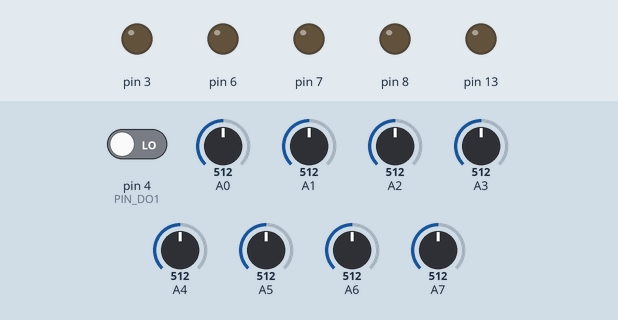
This sketch was run on a simulated Arduino Nano, built with avr-gcc and run on an emulated ATmega328P. Shown: output pins drawn as LEDs (lit = HIGH). Inputs (shaded band) come from the test bench; at power-on: pin 4 (PIN_DO1) LOW, A0 = 512, A1 = 512, A2 = 512, A3 = 512, A4 = 512, A5 = 512, A6 = 512, A7 = 512.

Above: at 0.1 s.
At 5.1 s:
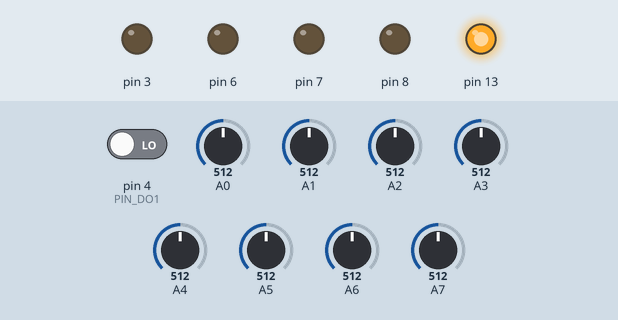
Timing chart, 0 to 8.5 s (numbered marks = the images above):
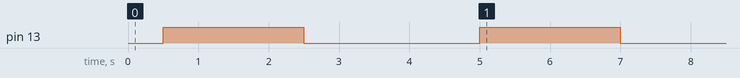

The sketch:

CODE_THAY_SON.ino
```cpp
#include <Arduino.h>
#include <Wire.h>
#include <SoftwareSerial.h>
#include "kmotor.h"
#define PIN_DO1 4
kmotor _kmotor(true);

int F[100];
int phai,trai,dolech;

void setup() {
  pinMode(A4, INPUT);
  pinMode(A7, INPUT);
  pinMode(A6, INPUT);
  pinMode(A5, INPUT);
  pinMode(A0, INPUT);
  pinMode(A1, INPUT);
  pinMode(A2, INPUT);
  pinMode(A3, INPUT);
  pinMode(PIN_DO1, INPUT);

  pinMode(13, OUTPUT);
  _kmotor.cauhinh();

  trai = 255;
  phai = 255;
  dolech=0;

  checkCamBien();
   attachInterrupt(digitalPinToInterrupt(PIN_DO1), counter1, FALLING);
}
int pulses1 = 0;
 void counter1()
{
  pulses1++;
}


int item1;
int oldItem1 = 0;
int demSoLo1 = 0;
void XuLySoLo1() {
    item1 = digitalRead(PIN_DO1);
    if (item1 != oldItem1  ) {
      demSoLo1 ++;
      oldItem1 = item1;
    }
}

void checkCamBien(){
  for (int i=0;i<=7;i++){
    F[i] = (int)(analogRead('A'+i));
  }
  delay(500);
  digitalWrite(13, HIGH);
  delay(2000);
  digitalWrite(13, LOW);
  delay(2000);

  for (int i=0;i<=7;i++){
    F[i] = (F[i]+analogRead('A'+i))/2;
  }
  delay(500);
  digitalWrite(13, HIGH);
  delay(2000);
  digitalWrite(13, LOW);
  delay(1000);
}
int a=0,b;

void loop() {
//
  XuLySoLo1();
  if(demSoLo1/2 == 270){
    _kmotor.tien(0,0);
    _kmotor.tien(1,0);
    delay(1000);
    demSoLo1==0;
    a++;
  }
  if(a==0){
    Doline();
  }
  if(a==1){
    //Xuly cua T1 va T2
  }
  if(a==2){
   // xuly di thg tro lai va tien toi ham
  }
  if(a==3){
    //xuly qua ham`
  }
  if(a==4){
    //ve dich ( CO 1 KHUC CUA )
  }
}


void Doline(){

  //9 truong hop dau tien
 if (analogRead(A0) > F[0] && analogRead(A5) > F[5]) {
    _kmotor.tien(0,255);
    _kmotor.tien(1,255-dolech);
  }
  if (analogRead(A0) > F[0] && analogRead(A5) < F[5]) {
    _kmotor.tien(0,200);
    _kmotor.tien(1,255-dolech);
  }
  if (analogRead(A0) < F[0] && analogRead(A5) > F[5]) {
    _kmotor.tien(0,255);
    _kmotor.tien(1,200-dolech);
  }
   if (analogRead(A4) > F[4] && analogRead(A6) > F[6] && analogRead(A5) > F[5] && analogRead(A7) > F[7]) {
    _kmotor.tien(0,255);
    _kmotor.tien(1,60-dolech);
   }
  if (analogRead(A5) > F[5] && analogRead(A7) > F[7]) {
    _kmotor.tien(0,255);
    _kmotor.tien(1,60-dolech);
  }
  if (analogRead(A0) > F[0] && analogRead(A1) > F[1]) {
    _kmotor.tien(0,180);
    _kmotor.tien(1,255-dolech);
  }
 if (analogRead(A6) > F[6] && analogRead(A7) > F[7]) {
    _kmotor.tien(0,255);
    _kmotor.tien(1,60-dolech);
  }
   if (analogRead(A1) > F[1] && analogRead(A2) > F[2]) {
    _kmotor.tien(0,160);
    _kmotor.tien(1,255-dolech);
  }
   if (analogRead(A4) > F[4] && analogRead(A6) > F[6]) {
    _kmotor.tien(0,255);
    _kmotor.tien(1,60-dolech);
  }
  if (analogRead(A2) > F[2] && analogRead(A3) > F[3]) {
    _kmotor.tien(0,150);
    _kmotor.tien(1,255-dolech);
  }
  //8 truong hop sau
  if (analogRead(A3) > F[3] && analogRead(A2) < F[2]) {
    _kmotor.tien(0,10);
    _kmotor.tien(1,255-dolech);
  }
   if (analogRead(A4) > F[4] && analogRead(A6) < F[6]) {
    _kmotor.tien(0,255);
    _kmotor.tien(1,10-dolech);
  }
}
```
